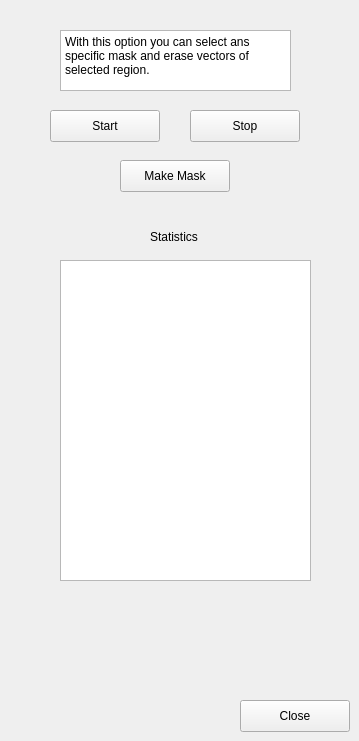
    <widget class="QWidget" name="tab">
     <attribute name="title">
      <string>Lasso</string>
     </attribute>
     <widget class="QPlainTextEdit" name="plainTextEdit_2">
      <property name="geometry">
       <rect>
        <x>60</x>
        <y>30</y>
        <width>231</width>
        <height>61</height>
       </rect>
      </property>
      <property name="readOnly">
       <bool>true</bool>
      </property>
      <property name="plainText">
       <string>With this option you can select ans specific mask and erase vectors of selected region.</string>
      </property>
     </widget>
     <widget class="QPushButton" name="start_lassoButton">
      <property name="geometry">
       <rect>
        <x>50</x>
        <y>110</y>
        <width>110</width>
        <height>32</height>
       </rect>
      </property>
      <property name="text">
       <string>Start</string>
      </property>
     </widget>
     <widget class="QPushButton" name="stop_lassoButton">
      <property name="geometry">
       <rect>
        <x>190</x>
        <y>110</y>
        <width>110</width>
        <height>32</height>
       </rect>
      </property>
      <property name="text">
       <string>Stop</string>
      </property>
     </widget>
     <widget class="QLabel" name="label_8">
      <property name="geometry">
       <rect>
        <x>150</x>
        <y>230</y>
        <width>56</width>
        <height>13</height>
       </rect>
      </property>
      <property name="text">
       <string>Statistics</string>
      </property>
     </widget>
     <widget class="QPlainTextEdit" name="statisticsplainTextEdit">
      <property name="geometry">
       <rect>
        <x>60</x>
        <y>260</y>
        <width>251</width>
        <height>321</height>
       </rect>
      </property>
     </widget>
     <widget class="QPushButton" name="LassoMaskpushButton">
      <property name="geometry">
       <rect>
        <x>120</x>
        <y>160</y>
        <width>110</width>
        <height>32</height>
       </rect>
      </property>
      <property name="text">
       <string>Make Mask</string>
      </property>
     </widget>
     <widget class="QPushButton" name="closeButton_5">
      <property name="geometry">
       <rect>
        <x>240</x>
        <y>700</y>
        <width>110</width>
        <height>32</height>
       </rect>
      </property>
      <property name="text">
       <string>Close</string>
      </property>
     </widget>
    </widget>
